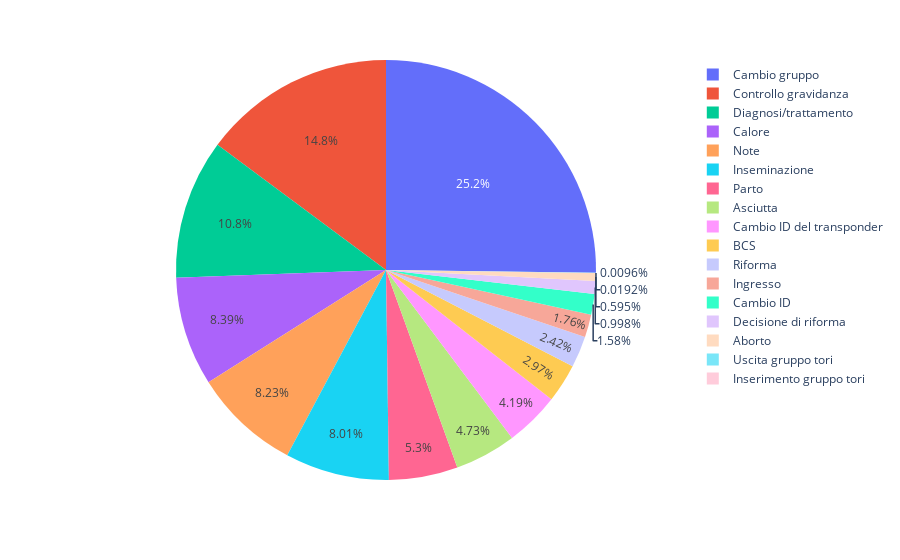

Notebook code for this chart:
### Code cell
px.pie(mungitura_eventi,names="Tipo")

### Figure 1 — Plotly figure (JSON) as saved in the notebook; plotly's stock layout.template omitted (floating-point values rounded to 4 significant figures; data arrays with more than 128 entries replaced by an {"elided": "..."} marker saying what was removed)
{"data": [{"domain": {"x": [0, 1], "y": [0, 1]}, "hovertemplate": "Tipo=%{label}<extra></extra>", "labels": {"elided": "10422 str values"}, "legendgroup": "", "name": "", "showlegend": true, "type": "pie"}], "layout": {"legend": {"tracegroupgap": 0}, "margin": {"t": 60}}}
